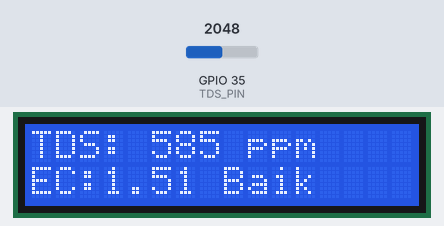
A sketch run on a simulated ESP32. On the bench: 16×2 character LCD. Inputs (shaded band) come from the test bench; at power-on: GPIO 35 (TDS_PIN) = 2048. WiFi joins after 1.5 s; servers stay silent unless stated; what the sketch prints to the serial monitor is not drawn.

Above: at 9.1 s.
9.2 s: GPIO 35 (TDS_PIN) set to 1215
At 11.6 s:
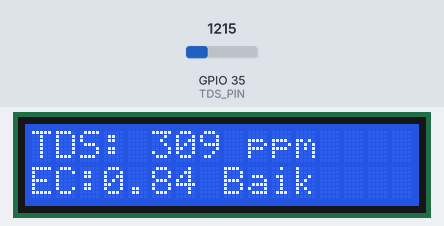
11.9 s: GPIO 35 (TDS_PIN) set to 1135
At 13.2 s:
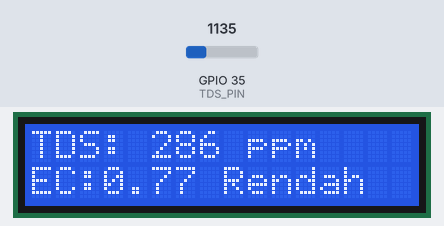
14.2 s: GPIO 35 (TDS_PIN) set to 3603
At 15.7 s:
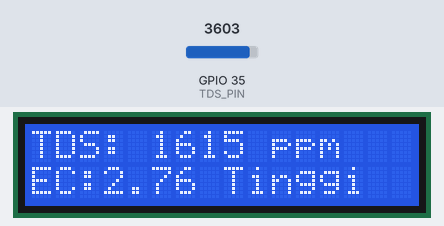
16.5 s: GPIO 35 (TDS_PIN) set to 3192
At 18.2 s:
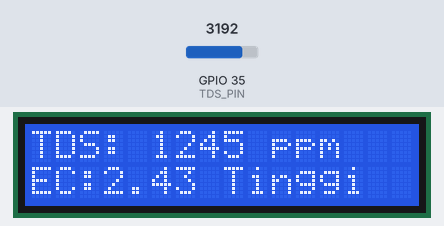
18.8 s: GPIO 35 (TDS_PIN) set to 3066
At 20.7 s:
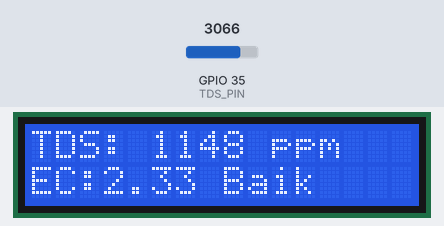
Timing chart, 0 to 22.1 s (numbered marks = the images above; inputs shaded):
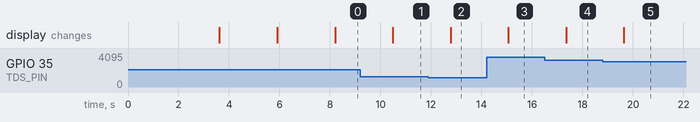

The sketch:

kkj-tds5-ec-lcd-blynk-notify.ino
```cpp
#define BLYNK_TEMPLATE_ID "TMPL6zG03a79_"
#define BLYNK_TEMPLATE_NAME "TDS"
#define BLYNK_AUTH_TOKEN "7vXt_5Gv3Z3vxiRMR6TjOKyC17qDM3UB"

#define BLYNK_PRINT Serial
#include <WiFi.h>
#include <WiFiClient.h>
#include <WiFiManager.h>
#include <BlynkSimpleEsp32.h>
#include <LiquidCrystal_I2C.h>

LiquidCrystal_I2C lcd(0x27, 16, 2); // Sesuaikan alamat I2C jika berbeza
#define TDS_PIN 35  // Pin analog GPIO 35

namespace sensor {
  float ec = 0;
  unsigned int tds = 0;
  float ecCalibration = 1.0;
  const int tdsThresholdMin = 300;  // Ambang minimum untuk akuaponik
  const int tdsThresholdMax = 1200; // Ambang maksimum untuk akuaponik
  bool alertSentLow = false;
  bool alertSentHigh = false;
  bool alertSentNormal = false;
}

void setup() {
  Serial.begin(115200);
  Serial.println("Memulakan sistem TDS IoT untuk Akuaponik...");

  // Inisialisasi LCD
  lcd.init();
  lcd.backlight();
  lcd.setCursor(0, 0);
  lcd.print("Sistem Akuaponik");
  lcd.setCursor(0, 1);
  lcd.print("Memulakan...");
  delay(2000);

  pinMode(TDS_PIN, INPUT);

  // WiFiManager untuk sambungan WiFi
  WiFiManager wifiManager;
  wifiManager.setConfigPortalTimeout(180);
  if (!wifiManager.autoConnect("ESP32-TDS-AP")) {
    Serial.println("Gagal sambung WiFi!");
    lcd.clear();
    lcd.print("WiFi Gagal!");
    delay(5000);
    ESP.restart();
  } else {
    Serial.println("WiFi tersambung!");
    lcd.clear();
    lcd.print("WiFi OK!");
    delay(2000);
  }

  // Blynk
  Blynk.config(BLYNK_AUTH_TOKEN);
  Blynk.connect();
  if (Blynk.connected()) {
    Serial.println("Blynk tersambung!");
    lcd.clear();
    lcd.print("Blynk OK!");
    delay(2000);
  } else {
    Serial.println("Blynk gagal sambung!");
  }
}

void loop() {
  if (WiFi.status() == WL_CONNECTED) {
    Blynk.run();
  } else {
    Serial.println("WiFi terputus! Cuba sambung semula...");
    Blynk.disconnect();
    Blynk.connect();
  }

  readTdsQuick();
  delay(2000);
}

void readTdsQuick() {
  const int numReadings = 50;  // Ambil purata 50 bacaan
  long sum = 0;
  int validReadings = 0;
  int maxReading = 0;
  for (int i = 0; i < numReadings; i++) {
    int reading = analogRead(TDS_PIN);
    if (reading > 0) {
      sum += reading;
      validReadings++;
      if (reading > maxReading) maxReading = reading;
    }
    delay(5);
  }
  int sensorValue = (validReadings > 0) ? (sum / validReadings) : 0;
  float rawEc = (float)sensorValue * 3.3 / 4095.0;  // ADC 12-bit, sensor 3.3V

  Serial.print("Raw Analog (Avg): ");
  Serial.print(sensorValue);
  Serial.print(" | Max Raw: ");
  Serial.print(maxReading);
  Serial.print(" | Voltage: ");
  Serial.print(rawEc, 3);
  Serial.print(" | Valid Readings: ");
  Serial.println(validReadings);

  float offset = 0.14;
  sensor::ec = (rawEc * sensor::ecCalibration) - offset;
  if (sensor::ec < 0) sensor::ec = 0;

  sensor::tds = (133.42 * pow(sensor::ec, 3) - 255.86 * sensor::ec * sensor::ec + 857.39 * sensor::ec) * 0.5;

  Serial.print("TDS: ");
  Serial.println(sensor::tds);
  Serial.print("EC: ");
  Serial.println(sensor::ec, 2);

  // Papar pada LCD: TDS di baris pertama, EC dan kualiti di baris kedua
  lcd.clear();
  lcd.setCursor(0, 0);
  lcd.print("TDS: ");
  lcd.print(sensor::tds);
  lcd.print(" ppm");
  lcd.setCursor(0, 1);
  lcd.print("EC:");
  lcd.print(sensor::ec, 2);
  lcd.print(" ");
  if (sensor::tds < 300) lcd.print("Rendah");
  else if (sensor::tds <= 1200) lcd.print("Baik");
  else lcd.print("Tinggi");

  // Hantar ke Blynk
  Blynk.virtualWrite(V0, sensor::tds);
  Blynk.virtualWrite(V1, sensor::ec);

  // Logik notifikasi
  if (sensor::tds < sensor::tdsThresholdMin && !sensor::alertSentLow) {
    Blynk.logEvent("low_tds", "⚠️ TDS terlalu rendah! TDS: " + String(sensor::tds) + " ppm");
    sensor::alertSentLow = true;
    sensor::alertSentNormal = false;
  } else if (sensor::tds > sensor::tdsThresholdMax && !sensor::alertSentHigh) {
    Blynk.logEvent("high_tds", "⚠️ TDS terlalu tinggi! TDS: " + String(sensor::tds) + " ppm");
    sensor::alertSentHigh = true;
    sensor::alertSentNormal = false;
  } else if (sensor::tds >= sensor::tdsThresholdMin && sensor::tds <= sensor::tdsThresholdMax && !sensor::alertSentNormal) {
    Blynk.logEvent("normal_tds", "✅ TDS kembali normal! TDS: " + String(sensor::tds) + " ppm");
    sensor::alertSentNormal = true;
    sensor::alertSentLow = false;
    sensor::alertSentHigh = false;
  }
}
```

Measured:
- the behaviour switches between 1184 and 1183 on GPIO 35 (TDS_PIN) (found by bisection; images 1 and 2)
- the behaviour switches between 3135 and 3134 on GPIO 35 (TDS_PIN) (found by bisection; images 4 and 5)
- after the input at 9.2 s, the display: changes after 1.3 s (image 1)
- after the input at 11.9 s, the display: changes after 0.88 s (image 2)
- after the input at 14.2 s, the display: changes after 0.86 s (image 3)
- after the input at 16.5 s, the display: changes after 0.85 s (image 4)
- after the input at 18.8 s, the display: changes after 0.84 s (image 5)
